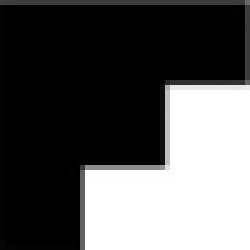
#> input picture markers2/top_left.jpg, 50 x 50 px (shown 5 times larger)
$ python grade_paper.py
#> lines starting #> are read from the running program, lines starting #| are printed output that depends on the picture
import cv2
import numpy as np
import pyzbar.pyzbar as pyzbar
import ast


epsilon = 10 #image error sensitivity
test_sensitivity_epsilon = 10 #bubble darkness error sensitivity
answer_choices = ['A', 'B', 'C', 'D', 'E', '?'] #answer choices

#load tracking tags
tags = [cv2.imread("markers2/top_left.jpg", cv2.IMREAD_GRAYSCALE),
        cv2.imread("markers2/top_right.jpg", cv2.IMREAD_GRAYSCALE),
        cv2.imread("markers2/bottom_left.jpg", cv2.IMREAD_GRAYSCALE),
        cv2.imread("markers2/bottom_right.jpg", cv2.IMREAD_GRAYSCALE)]
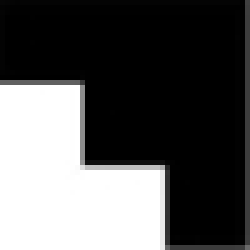
#> input picture markers2/top_right.jpg, 50 x 50 px (shown 5 times larger)
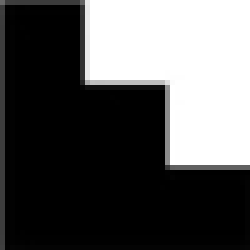
#> input picture markers2/bottom_left.jpg, 50 x 50 px (shown 5 times larger)
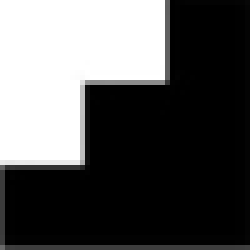
#> input picture markers2/bottom_right.jpg, 50 x 50 px (shown 5 times larger)

#test sheet specific scaling constants
scaling = [599.0, 842.0]
columns = [[115.0 / scaling[0], 40 / scaling[1]], [390.0 / scaling[0], 40 / scaling[1]]]
radius = 8.0 / scaling[0]
spacing = [38.0 / scaling[0], 31.7 / scaling[1]]

# [120 lines left out: functions ProcessPage, FindCorners, not called in this run]
